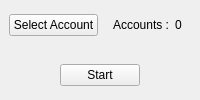
        <widget class="QWidget" name="widget_2" native="true">
         <layout class="QVBoxLayout" name="verticalLayout_16">
          <property name="spacing">
           <number>0</number>
          </property>
          <property name="leftMargin">
           <number>0</number>
          </property>
          <property name="topMargin">
           <number>0</number>
          </property>
          <property name="rightMargin">
           <number>0</number>
          </property>
          <property name="bottomMargin">
           <number>0</number>
          </property>
          <item>
           <widget class="QWidget" name="widget_Select" native="true">
            <layout class="QHBoxLayout" name="horizontalLayout_4">
             <item alignment="Qt::AlignLeft">
              <widget class="QPushButton" name="Select_Account">
               <property name="text">
                <string>Select Account</string>
               </property>
              </widget>
             </item>
             <item alignment="Qt::AlignRight">
              <widget class="QWidget" name="widget_5" native="true">
               <layout class="QHBoxLayout" name="horizontalLayout_3">
                <item>
                 <widget class="QLabel" name="Accounts">
                  <property name="text">
                   <string>Accounts :</string>
                  </property>
                 </widget>
                </item>
                <item>
                 <widget class="QLabel" name="Number_Account">
                  <property name="text">
                   <string>0</string>
                  </property>
                 </widget>
                </item>
               </layout>
              </widget>
             </item>
            </layout>
           </widget>
          </item>
          <item alignment="Qt::AlignHCenter|Qt::AlignVCenter">
           <widget class="QPushButton" name="Start">
            <property name="styleSheet">
             <string notr="true">QPushButton:checked{
background-color: rgb(255, 0, 0);
}
</string>
            </property>
            <property name="text">
             <string>Start</string>
            </property>
            <property name="checkable">
             <bool>true</bool>
            </property>
           </widget>
          </item>
         </layout>
        </widget>
